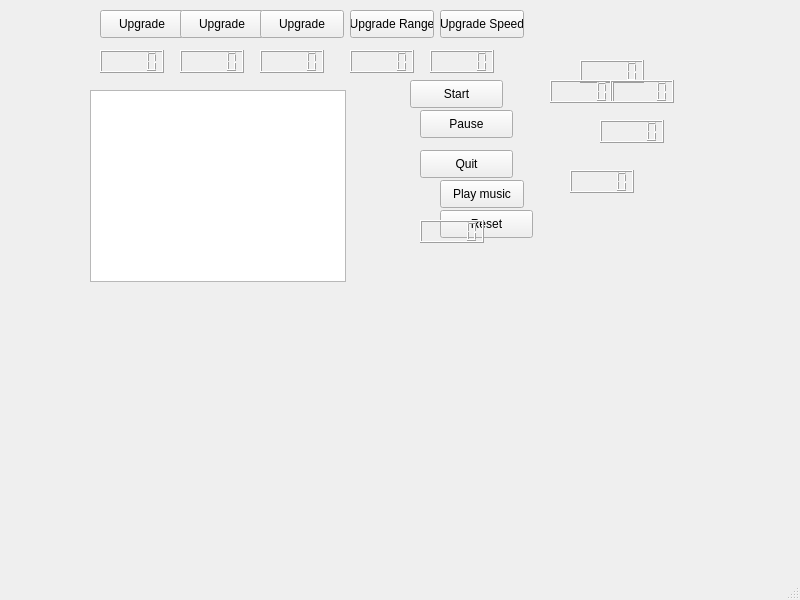
<?xml version="1.0" encoding="UTF-8"?>
<ui version="4.0">
 <class>MainWindow</class>
 <widget class="QMainWindow" name="MainWindow">
  <property name="geometry">
   <rect>
    <x>0</x>
    <y>0</y>
    <width>800</width>
    <height>600</height>
   </rect>
  </property>
  <property name="windowTitle">
   <string>MainWindow</string>
  </property>
  <widget class="QWidget" name="centralwidget">
   <widget class="QGraphicsView" name="View">
    <property name="geometry">
     <rect>
      <x>90</x>
      <y>90</y>
      <width>256</width>
      <height>192</height>
     </rect>
    </property>
    <property name="verticalScrollBarPolicy">
     <enum>Qt::ScrollBarAsNeeded</enum>
    </property>
    <property name="horizontalScrollBarPolicy">
     <enum>Qt::ScrollBarAsNeeded</enum>
    </property>
    <property name="sceneRect">
     <rectf>
      <x>0.000000000000000</x>
      <y>0.000000000000000</y>
      <width>0.000000000000000</width>
      <height>0.000000000000000</height>
     </rectf>
    </property>
   </widget>
   <widget class="QLCDNumber" name="lcd1">
    <property name="geometry">
     <rect>
      <x>100</x>
      <y>50</y>
      <width>64</width>
      <height>23</height>
     </rect>
    </property>
    <property name="minimumSize">
     <size>
      <width>64</width>
      <height>23</height>
     </size>
    </property>
   </widget>
   <widget class="QLCDNumber" name="lcd2">
    <property name="geometry">
     <rect>
      <x>180</x>
      <y>50</y>
      <width>64</width>
      <height>23</height>
     </rect>
    </property>
   </widget>
   <widget class="QLCDNumber" name="lcd3">
    <property name="geometry">
     <rect>
      <x>260</x>
      <y>50</y>
      <width>64</width>
      <height>23</height>
     </rect>
    </property>
   </widget>
   <widget class="QPushButton" name="start">
    <property name="geometry">
     <rect>
      <x>410</x>
      <y>80</y>
      <width>93</width>
      <height>28</height>
     </rect>
    </property>
    <property name="text">
     <string>Start</string>
    </property>
   </widget>
   <widget class="QPushButton" name="quit">
    <property name="geometry">
     <rect>
      <x>420</x>
      <y>150</y>
      <width>93</width>
      <height>28</height>
     </rect>
    </property>
    <property name="text">
     <string>Quit</string>
    </property>
   </widget>
   <widget class="QLCDNumber" name="score">
    <property name="geometry">
     <rect>
      <x>580</x>
      <y>60</y>
      <width>64</width>
      <height>23</height>
     </rect>
    </property>
   </widget>
   <widget class="QPushButton" name="pause">
    <property name="geometry">
     <rect>
      <x>420</x>
      <y>110</y>
      <width>93</width>
      <height>28</height>
     </rect>
    </property>
    <property name="text">
     <string>Pause</string>
    </property>
   </widget>
   <widget class="QPushButton" name="reset">
    <property name="geometry">
     <rect>
      <x>440</x>
      <y>210</y>
      <width>93</width>
      <height>28</height>
     </rect>
    </property>
    <property name="text">
     <string>Reset</string>
    </property>
   </widget>
   <widget class="QPushButton" name="up1">
    <property name="geometry">
     <rect>
      <x>100</x>
      <y>10</y>
      <width>84</width>
      <height>28</height>
     </rect>
    </property>
    <property name="text">
     <string>Upgrade</string>
    </property>
   </widget>
   <widget class="QPushButton" name="up2">
    <property name="geometry">
     <rect>
      <x>180</x>
      <y>10</y>
      <width>84</width>
      <height>28</height>
     </rect>
    </property>
    <property name="text">
     <string>Upgrade</string>
    </property>
   </widget>
   <widget class="QPushButton" name="up3">
    <property name="geometry">
     <rect>
      <x>260</x>
      <y>10</y>
      <width>84</width>
      <height>28</height>
     </rect>
    </property>
    <property name="text">
     <string>Upgrade</string>
    </property>
   </widget>
   <widget class="QLCDNumber" name="min">
    <property name="geometry">
     <rect>
      <x>550</x>
      <y>80</y>
      <width>64</width>
      <height>23</height>
     </rect>
    </property>
   </widget>
   <widget class="QLCDNumber" name="sec">
    <property name="geometry">
     <rect>
      <x>610</x>
      <y>80</y>
      <width>64</width>
      <height>23</height>
     </rect>
    </property>
   </widget>
   <widget class="QPushButton" name="Playmusic">
    <property name="geometry">
     <rect>
      <x>440</x>
      <y>180</y>
      <width>84</width>
      <height>28</height>
     </rect>
    </property>
    <property name="text">
     <string>Play music</string>
    </property>
   </widget>
   <widget class="QLCDNumber" name="Bats">
    <property name="geometry">
     <rect>
      <x>570</x>
      <y>170</y>
      <width>64</width>
      <height>23</height>
     </rect>
    </property>
   </widget>
   <widget class="QLCDNumber" name="People">
    <property name="geometry">
     <rect>
      <x>600</x>
      <y>120</y>
      <width>64</width>
      <height>23</height>
     </rect>
    </property>
   </widget>
   <widget class="QPushButton" name="up4">
    <property name="geometry">
     <rect>
      <x>350</x>
      <y>10</y>
      <width>84</width>
      <height>28</height>
     </rect>
    </property>
    <property name="text">
     <string>Upgrade Range</string>
    </property>
   </widget>
   <widget class="QPushButton" name="up5">
    <property name="geometry">
     <rect>
      <x>440</x>
      <y>10</y>
      <width>84</width>
      <height>28</height>
     </rect>
    </property>
    <property name="text">
     <string>Upgrade Speed</string>
    </property>
   </widget>
   <widget class="QLCDNumber" name="lcd4">
    <property name="geometry">
     <rect>
      <x>350</x>
      <y>50</y>
      <width>64</width>
      <height>23</height>
     </rect>
    </property>
   </widget>
   <widget class="QLCDNumber" name="lcd5">
    <property name="geometry">
     <rect>
      <x>430</x>
      <y>50</y>
      <width>64</width>
      <height>23</height>
     </rect>
    </property>
   </widget>
   <widget class="QLCDNumber" name="fps">
    <property name="geometry">
     <rect>
      <x>420</x>
      <y>220</y>
      <width>64</width>
      <height>23</height>
     </rect>
    </property>
   </widget>
  </widget>
  <widget class="QMenuBar" name="menubar">
   <property name="geometry">
    <rect>
     <x>0</x>
     <y>0</y>
     <width>800</width>
     <height>25</height>
    </rect>
   </property>
  </widget>
  <widget class="QStatusBar" name="statusbar"/>
 </widget>
 <resources/>
 <connections/>
</ui>
